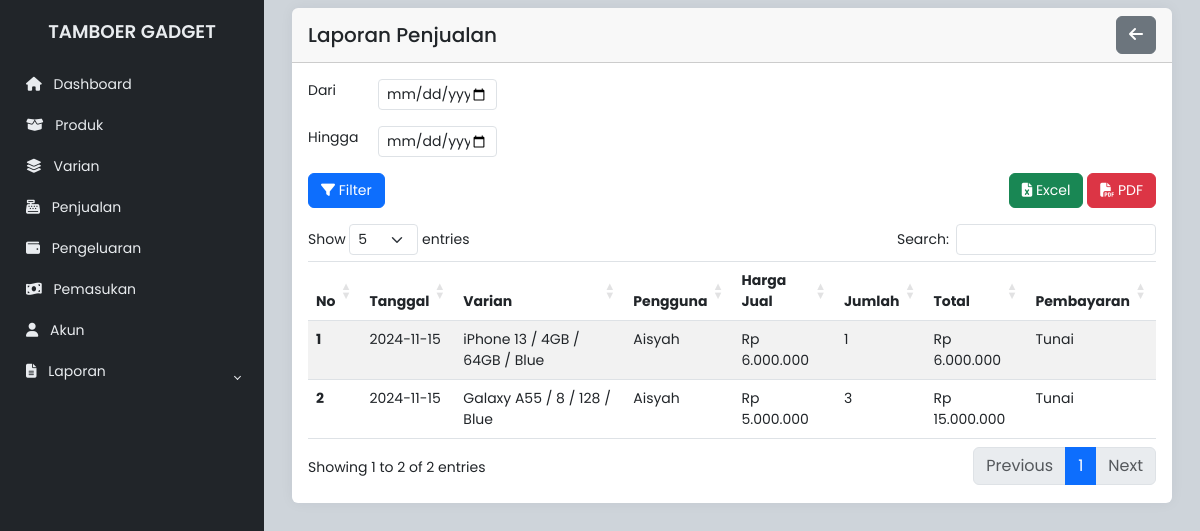
The app's page /admin/laporan_penjualan.php with its own data.
### tables this page shows
CREATE TABLE `penjualan` (
  `id_penjualan` int(11) NOT NULL,
  `tanggal` date NOT NULL,
  `id_varian` int(11) DEFAULT NULL,
  `id_user` int(11) DEFAULT NULL,
  `harga_jual` decimal(15,2) NOT NULL,
  `jumlah` int(11) NOT NULL,
  `total_harga` decimal(15,2) NOT NULL,
  `metode_pembayaran` enum('Tunai','Transfer') NOT NULL
);

CREATE TABLE `users` (
  `id_user` int(11) NOT NULL,
  `nama` varchar(255) NOT NULL,
  `username` varchar(100) NOT NULL,
  `password` varchar(255) NOT NULL,
  `role` enum('pemilik','pegawai') NOT NULL
);

### admin/laporan_penjualan.php (the view, shortened to what this page needs)
<!DOCTYPE html>
<html lang="en">
<head>
    <link rel="stylesheet" href="https://cdn.jsdelivr.net/npm/bootstrap@5.3.0-alpha2/dist/css/bootstrap.min.css">
    <link rel="stylesheet" href="https://cdnjs.cloudflare.com/ajax/libs/font-awesome/6.1.1/css/all.min.css">
    <link rel="stylesheet" href="https://cdn.datatables.net/1.11.3/css/dataTables.bootstrap5.min.css">
    <link rel="stylesheet" href="../css/style.css">
</head>
<body>
    <div class="wrapper">
        <?php include 'sidebar.php'; ?>
        <div class="main">
            <main class="content px-3 py-2">
                <div class="container-fluid">
                    <div class="card border-0">
                        <div class="card-header d-flex justify-content-between align-items-center">
                            <h5 class="card-title mb-0">Laporan Penjualan</h5>
                            <button type="button" class="btn btn-secondary btn-margin" onclick="window.history.back()">
                                <i class="fas fa-arrow-left"></i>
                            </button>
                        </div>
                        <div class="card-body">
                            <form action="" method="POST">
                                <div class="row mb-3">
                                    <div class="col-12 d-flex align-items-center">
                                        <label for="tanggal_dari" class="form-label">Dari</label>
                                        <input type="date" class="form-control form-control-sm form-control-date"
                                            id="tanggal_dari" name="tanggal_dari" required>
                                    </div>
                                </div>
                                <div class="row mb-3">
                                    <div class="col-12 d-flex align-items-center">
                                        <label for="tanggal_hingga" class="form-label">Hingga</label>
                                        <input type="date" class="form-control form-control-sm form-control-date"
                                            id="tanggal_hingga" name="tanggal_hingga" required>
                                    </div>
                                </div>
                                <div class="d-flex justify-content-between">
                                    <div>
                                        <button type="submit" class="btn btn-primary" style="font-size: 14px;"><i
                                                class="fas fa-filter"></i> Filter</button>
                                    </div>
                                    <div>
                                        <button type="button" class="btn btn-success" id="exportExcel"
                                            style="font-size: 14px;">
                                            <i class="fas fa-file-excel"></i> Excel
                                        </button>
                                        <button type="button" class="btn btn-danger" id="exportPDF"
                                            style="font-size: 14px;">
                                            <i class="fas fa-file-pdf"></i> PDF
                                        </button>
                                    </div>
                                </div>
                            </form>
                            <div class="table-responsive mt-3">
                                <table id="example" class="table table-striped custom-table">
                                    <thead>
                                        <tr>
                                            <th scope="col">No</th>
                                            <th scope="col">Tanggal</th>
                                            <th scope="col">Varian</th>
                                            <th scope="col">Pengguna</th>
                                            <th scope="col">Harga Jual</th>
                                            <th scope="col">Jumlah</th>
                                            <th scope="col">Total</th>
                                            <th scope="col">Pembayaran</th>
                                        </tr>
                                    </thead>
                                    <tbody>
                                        <?php
                                        include 'koneksi.php';
                                        $sql = "SELECT p.tanggal, CONCAT(prod.nama_hp, ' / ', v.ram, ' / ', v.penyimpanan, ' / ', v.warna) AS varian,
                                                u.nama AS pengguna, p.harga_jual, p.jumlah, p.total_harga, p.metode_pembayaran
                                                FROM penjualan p
                                                JOIN varian v ON p.id_varian = v.id_varian
                                                JOIN produk prod ON v.id_produk = prod.id_produk
                                                JOIN users u ON p.id_user = u.id_user";
                                        $result = $conn->query($sql);
                                        if ($result->num_rows > 0) {
                                            $no = 1;
                                            while ($row = $result->fetch_assoc()) {
                                                echo "<tr>
                                                    <th scope='row'>" . $no++ . "</th>
                                                    <td>" . $row['tanggal'] . "</td>
                                                    <td>" . $row['varian'] . "</td>
                                                    <td>" . $row['pengguna'] . "</td>
                                                    <td>Rp " . number_format($row['harga_jual'], 0, ',', '.') . "</td>
                                                    <td>" . $row['jumlah'] . "</td>
                                                    <td>Rp " . number_format($row['total_harga'], 0, ',', '.') . "</td>
                                                    <td>" . $row['metode_pembayaran'] . "</td>
                                                </tr>";
                                            }
                                        } else {
                                            echo "<tr><td colspan='8' class='text-center'>No data available</td></tr>";
                                        }
                                        ?>
                                    </tbody>
                                </table>
                            </div>
                        </div>
                    </div>
                </div>
            </main>
        </div>
    </div>
</body>
</html>

### css/style.css (style rules this page uses)
body { font-family: "Poppins", sans-serif; font-size: 0.875rem; opacity: 1; overflow-y: scroll; margin: 0; }
.wrapper { align-items: stretch; display: flex; width: 100%; }
.main { display: flex; flex-direction: column; min-height: 100vh; min-width: 0; overflow: hidden; transition: all 0.35s ease-in-out; width: 100%; background: var(--bs-dark-bg-subtle); }
.content { flex: 1; max-width: 100vw; width: 100vw; }
@media (min-width: 768px) { .content { max-width: auto; width: auto; } }
.card { box-shadow: 0 0 0.875rem 0 rgba(34, 46, 60, 0.05); margin-bottom: 24px; }

### admin/laporan_penjualan.php (style rules this page uses)
@media (min-width: 769px) { table.dataTable tbody td { font-size: 14px; } }
@media (min-width: 769px) { table.dataTable thead th { font-size: 14px; } }
.form-label { min-width: 70px; }
.form-control-sm { max-width: 200px; }
.form-control-date { max-width: 119px; }
.custom-table th, .custom-table td { border-bottom: 1px solid #dee2e6; }
.custom-table thead th { border-top: 1px solid #dee2e6; }

### records on screen
penjualan: tanggal "2024-11-15", varian "iPhone 13 / 4GB / 64GB / Blue", id_user.nama "Aisyah", harga_jual "6.000.000", jumlah "1", total_harga "6.000.000", metode_pembayaran "Tunai"
penjualan: tanggal "2024-11-15", varian "Galaxy A55 / 8 / 128 / Blue", id_user.nama "Aisyah", harga_jual "5.000.000", jumlah "3", total_harga "15.000.000", metode_pembayaran "Tunai"
